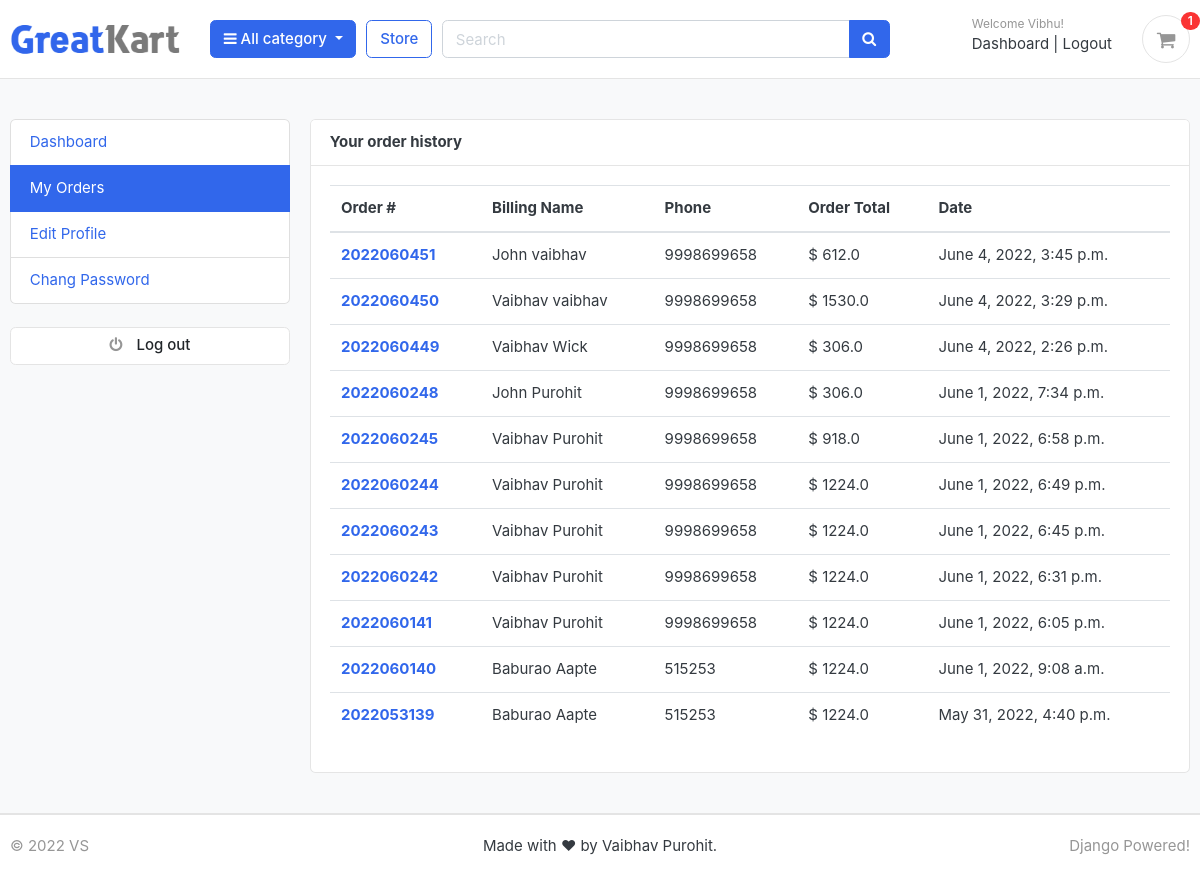
The page /accounts/my_orders/ (signed in) on the database its author committed.
### accounts/models.py (models this page shows, shortened)
class Account(AbstractBaseUser):
    first_name = models.CharField(max_length=50)
    last_name = models.CharField(max_length=50)
    username = models.CharField(max_length=50, unique=True)
    email = models.EmailField(max_length=100, unique=True)
    phone_number = models.CharField(max_length=50)
    date_joined = models.DateTimeField(auto_now_add=True)
    last_login = models.DateTimeField(auto_now_add=True)
    is_admin = models.BooleanField(default=False)
    is_staff = models.BooleanField(default=False)
    is_active = models.BooleanField(default=False)
    is_superadmin = models.BooleanField(default=False)
    USERNAME_FIELD = 'email'
    REQUIRED_FIELDS = ['username', 'first_name', 'last_name']
    objects = MyAccountManager()

### orders/models.py (models this page shows, shortened)
class Order(models.Model):
    STATUS = (
        ('New', 'New'),
        ('Accepted', 'Accepted'),
        ('Completed', 'Completed'),
        ('Cancelled', 'Cancelled'),
    )
    user = models.ForeignKey(Account, on_delete=models.SET_NULL, null=True)
    payment = models.ForeignKey(Payment, on_delete=models.SET_NULL, blank=True, null=True)
    order_number = models.CharField(max_length=20)
    first_name = models.CharField(max_length=50)
    last_name = models.CharField(max_length=50)
    phone = models.CharField(max_length=15)
    email = models.EmailField(max_length=50)
    address_line_1 = models.CharField(max_length=50)
    address_line_2 = models.CharField(max_length=50, blank=True)
    country = models.CharField(max_length=50)
    state = models.CharField(max_length=50)
    city = models.CharField(max_length=50)
    order_note = models.CharField(max_length=100, blank=True)
    order_total = models.FloatField()
    tax = models.FloatField()
    status = models.CharField(max_length=10, choices=STATUS, default='New')
    ip = models.CharField(blank=True, max_length=20)
    is_ordered = models.BooleanField(default=False)
    created_at = models.DateTimeField(auto_now_add=True)
    updated_at = models.DateTimeField(auto_now=True)
    def full_name(self):
        return f'{self.first_name} {self.last_name}'

### accounts/views.py (the view)
# urls.py: path('my_orders/', views.my_orders, name="my_orders"),
@login_required(login_url='login')
def my_orders(request):
    orders = Order.objects.filter(user=request.user, is_ordered=True).order_by('-created_at')
    context = {
        'orders': orders,
    }
    return render(request, 'accounts/my_orders.html', context)

### carts/context_processors.py (called while the page is built)
def counter(request):
    cart_count = 0
    if 'admin' in request.path:
        return {}
    else:
        try:
            cart = Cart.objects.filter(cart_id=_cart_id(request))
            if request.user.is_authenticated:
                cart_items = CartItem.objects.all().filter(user=request.user)
            else:
                cart_items = CartItem.objects.all().filter(cart=cart[:1])
            for cart_item in cart_items:
                cart_count += cart_item.quantity
        except Cart.DoesNotExist:
            cart_count = 0
    return dict(cart_count=cart_count)

### carts/views.py (called while the page is built)
def _cart_id(request):
    cart = request.session.session_key
    if not cart:
        cart = request.session.create()
    return cart

### category/context_processors.py (called while the page is built)
def menu_links(request):
    links = Category.objects.all()
    return dict(links=links)

### category/models.py (called while the page is built)
    def get_url(self):
        return reverse('products_by_category', args=[self.slug])

### templates/accounts/my_orders.html (shortened to what this page needs)
{% extends 'base.html' %}
{% load static %}
{% block content %}
<section class="section-conten padding-y bg">
    <div class="container">
        <div class="row">
            {% include 'includes/dashboard_sidebar.html' %}
            <main class="col-md-9">
                <article class="card">
                    <header class="card-header">
                        <strong class="d-inline-block mr-3">Your order history </strong>
                    </header>
                    <div class="card-body">
                        <div class="row">
                            <div class="col-md-12">
                                <table class="table table-hover">
                                    <thead>
                                        <tr>
                                          <th scope="col">Order #</th>
                                          <th scope="col">Billing Name</th>
                                          <th scope="col">Phone</th>
                                          <th scope="col">Order Total</th>
                                          <th scope="col">Date</th>
                                        </tr>
                                    </thead>
                                    <tbody>
                                    {% for order in orders %}
                                        <tr>
                                          <th scope="row"><a href="{% url 'order_detail' order.order_number %}">{{order.order_number}}</a> </th>
                                          <td>{{order.full_name}}</td>
                                          <td>{{order.phone}}</td>
                                          <td>$ {{order.order_total}}</td>
                                          <td>{{order.created_at}}</td>
                                        </tr>
                                    {% endfor %}
                                    </tbody>
                                </table>
                            </div>
                        </div>
                    </div>
                </article>
            </main>
        </div>
    </div>
</section>
{% endblock %}

### templates/includes/navbar.html (shortened to what this page needs)
{% load static %}
<header class="section-header">
	<section class="header-main border-bottom">
		<div class="container">
			<div class="row align-items-center">
				<div class="col-lg-2 col-md-3 col-6">
					<a href="{% url 'home' %}" class="brand-wrap">
						<img class="logo" src="{% static './images/logo.png' %}">
					</a>
				</div>
				<div class="col-lg col-sm col-md col-6 flex-grow-0">
					<div class="category-wrap dropdown d-inline-block float-right">
						<button type="button" class="btn btn-primary dropdown-toggle" data-toggle="dropdown">
							<i class="fa fa-bars"></i> All category
						</button>
					</div>
				</div>
				<a href="{% url 'store' %}" class="btn btn-outline-primary">Store</a>
				<div class="col-lg  col-md-6 col-sm-12 col">
					<form action="{% url 'search' %}" class="search" method="GET">
						<div class="input-group w-100">
							<input type="text" class="form-control" style="width:60%;" placeholder="Search" name="keyword">
							<div class="input-group-append">
							  <button class="btn btn-primary" type="submit">
								<i class="fa fa-search"></i>
							  </button>
							</div>
						</div>
					</form>
				</div>
				<div class="col-lg-3 col-sm-6 col-8 order-2 order-lg-3">
				<div class="d-flex justify-content-end mb-3 mb-lg-0">
					{% if user.id is None %}
					<div class="widget-header">
						<small class="title text-muted">Welcome guest!</small>
						<div>
							<a href="{% url 'login' %}">Sign in</a> <span class="dark-transp"> | </span>
							<a href="{% url 'register' %}"> Register</a>
						</div>
					</div>
					{% else %}
					<div class="widget-header">
						<small class="title text-muted">Welcome {{user.first_name}}!</small>
						<div>
							<a href="{% url 'dashboard' %}">Dashboard</a> <span class="dark-transp"> | </span>
							<a href="{% url 'logout' %}"> Logout</a>
						</div>
					</div>
					{% endif %}
					<a href="{% url 'cart' %}" class="widget-header pl-3 ml-3">
						<div class="icon icon-sm rounded-circle border"><i class="fa fa-shopping-cart"></i></div>
						<span class="badge badge-pill badge-danger notify">{{cart_count}}</span>
					</a>
				</div>
			</div>
			</div>
		</div>
	</section>
</header>

### greatkart/static/css/ui.css (style rules this page uses)
html { font-family: "Inter", sans-serif; font-size: 15px; }
.icon-xs, .icon-sm, .icon-md, .icon-lg { display: inline-block; text-align: center; flex-shrink: 0; flex-grow: 0; }
.icon-sm { width: 48px; height: 48px; line-height: 48px !important; font-size: 20px; }
.padding-y { padding-top: 40px; padding-bottom: 40px; }
article:after, .form-group:after { display: block; clear: both; content: ""; }
.bg { background-color: #f8f9fa; }
.header-main { position: relative; padding-top: 1rem; padding-bottom: 1rem; }
.brand-wrap .logo, .navbar-brand .logo { margin-right: 7px; max-height: 42px; display: inline-block; }
.widget-header { display: inline-block; vertical-align: middle; position: relative; }
.widget-header a { color: #343a40; }
.widget-header i { color: #969696; }
.widget-header .title { display: block; }
.widget-header .notify { position: absolute; top: -3px; right: -10px; }
.notify { position: absolute; top: -4px; right: -10px; display: inline-block; padding: 0.25em 0.6em; font-size: 12px; line-height: 1; text-align: center; border-radius: 3rem; color: #fff; background-color: #fa3434; }

### rows shown on the page
Account: first_name "Vibhu"
Order: order_number "2022060451", full_name "John vaibhav", phone "9998699658", order_total "612.0", created_at "June 4, 2022, 3:45 p.m."
Order: order_number "2022060450", full_name "Vaibhav vaibhav", phone "9998699658", order_total "1530.0", created_at "June 4, 2022, 3:29 p.m."
Order: order_number "2022060449", full_name "Vaibhav Wick", phone "9998699658", order_total "306.0", created_at "June 4, 2022, 2:26 p.m."
Order: order_number "2022060248", full_name "John Purohit", phone "9998699658", order_total "306.0", created_at "June 1, 2022, 7:34 p.m."
Order: order_number "2022060245", full_name "Vaibhav Purohit", phone "9998699658", order_total "918.0", created_at "June 1, 2022, 6:58 p.m."
Order: order_number "2022060244", full_name "Vaibhav Purohit", phone "9998699658", order_total "1224.0", created_at "June 1, 2022, 6:49 p.m."
Order: order_number "2022060243", full_name "Vaibhav Purohit", phone "9998699658", order_total "1224.0", created_at "June 1, 2022, 6:45 p.m."
Order: order_number "2022060242", full_name "Vaibhav Purohit", phone "9998699658", order_total "1224.0", created_at "June 1, 2022, 6:31 p.m."
Order: order_number "2022060141", full_name "Vaibhav Purohit", phone "9998699658", order_total "1224.0", created_at "June 1, 2022, 6:05 p.m."
Order: order_number "2022060140", full_name "Baburao Aapte", phone "515253", order_total "1224.0", created_at "June 1, 2022, 9:08 a.m."
Order: order_number "2022053139", full_name "Baburao Aapte", phone "515253", order_total "1224.0", created_at "May 31, 2022, 4:40 p.m."

### other values the page prints
{{ cart_count }} "1"
